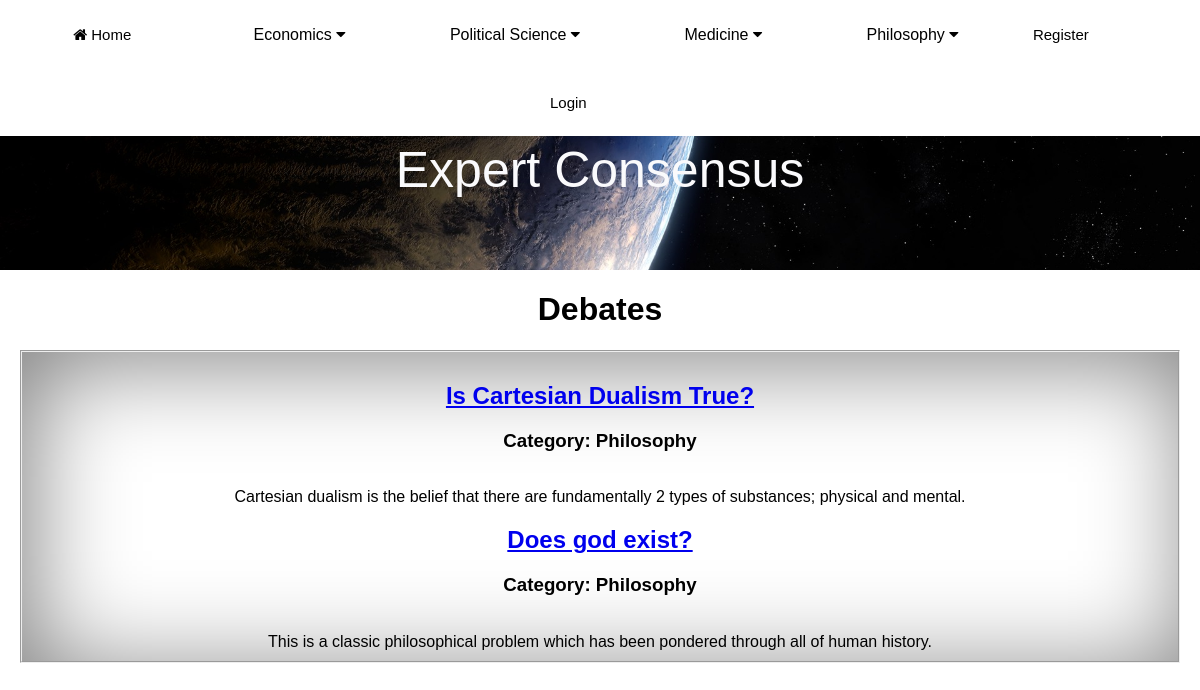
/MainApp/debate_list/, run on the app's committed database.
### MainApp/models.py (models this page shows, shortened)
class Debate(models.Model):
    category = models.ForeignKey(Category, on_delete=models.CASCADE, related_name="debates")
    title = models.CharField(max_length=255)
    description = models.TextField()
    created = models.DateTimeField(auto_now_add=True)
    author = models.ForeignKey(User, on_delete=models.CASCADE, null=True, related_name='author')
    opponent = models.ForeignKey(User, on_delete=models.CASCADE, null=True, related_name='opponent')
    class Meta:
        ordering = ['created']
        indexes = [models.Index(fields=['created']),]

class Category(models.Model):
    category = models.CharField(max_length=255)
    class Meta:
        verbose_name_plural = "Categories"

### MainApp/views.py (the view)
# urls.py: path('debate_list/', debate_list.as_view(), name='debate_list'),
class debate_list(ListView):
    model = Debate
    template_name = 'MainApp/debate/debate_list.html'

### MainApp/templates/MainApp/debate/debate_list.html (shortened to what this page needs)
{% extends "MainApp/base.html" %}
{% block content %}
<h1>Debates</h1>
<div id="debate_list">
    {% for debate in debate_list %}
        {% if debate.category.category == "Philosophy" %}
            <strong><h2><a href="{% url 'MainApp:debate-details' debate.pk %}">{{ debate.title }}</a></h2></strong>
                <h3>Category: {{ debate.category.category }}</h3>
            {{ debate.description }}
        {% endif %}
    {% endfor %}
</div>
{% endblock %}

### MainApp/static/style.css (style rules this page uses)
body { margin: 0; padding: 0; background: white; font-family: arial; }
#debate_list { color:black; text-align:center; border: solid 2px; background-color: white; border-style: groove; block-size: auto; padding: 10px; margin-left: 20px; margin-right: 20px; box-shadow: 10px 10px 100px grey inset; }
h1 { color: black; text-align: center; }
h3 { color: black; text-align: center; }

### data on the page
Debate: title "Is Cartesian Dualism True?", category.category "Philosophy", description "Cartesian dualism is the belief that there are fundamentally 2 types of substances; physical and mental."
Debate: title "Does god exist?", category.category "Philosophy", description "This is a classic philosophical problem which has been pondered through all of human history."
